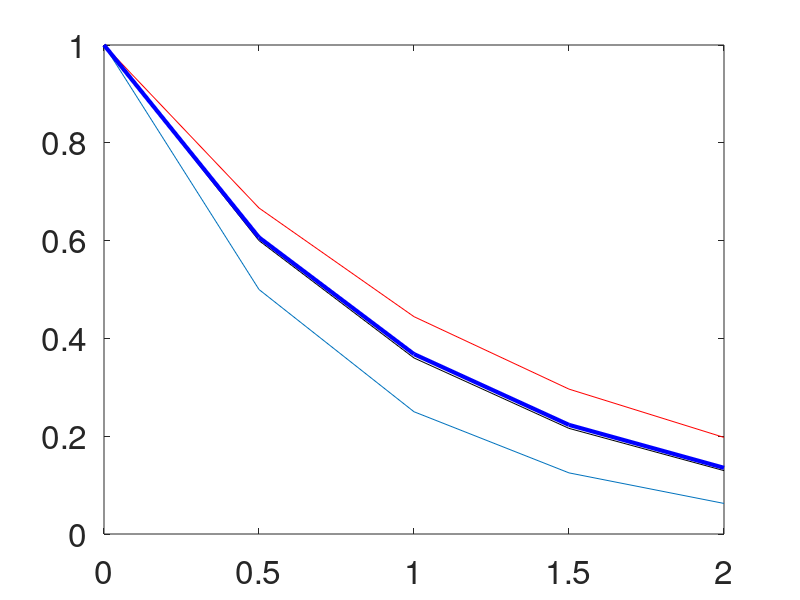

This figure's MATLAB source: (Note: this script raises an error after producing the figure.)
% Mech 587 - CFD
% A sample code for three integration methods

nstep=5;
dt=0.5;
u1=zeros(nstep, 1);
u2=zeros(nstep, 1);
u3=zeros(nstep, 1);
uex=zeros(nstep, 1);
t=zeros(nstep, 1);
t(1) = 0; u1(1)=1; u2(1)=1; u3(1)=1; uex(1)=1;

for i = 2:nstep
  u1(i)=u1(i-1) - dt*u1(i-1); % Forward Euler
  u2(i)=u2(i-1) / (1.0 + dt); % Backward Euler
  u3(i) =u3(i-1) * (1.0-0.5*dt)/(1.0+0.5*dt); %Trapezoidal Rule
  t(i)=t(i-1)+dt;
  uex(i)=exp(-t(i));
endfor
plot(t,u1); hold on; plot(t,u2,'r'); plot(t,u3,'k'); 
plot(t,uex,'b', 'linewidt',3);
set(gca, 'fontsize', 24, 'lindewidt', 2);